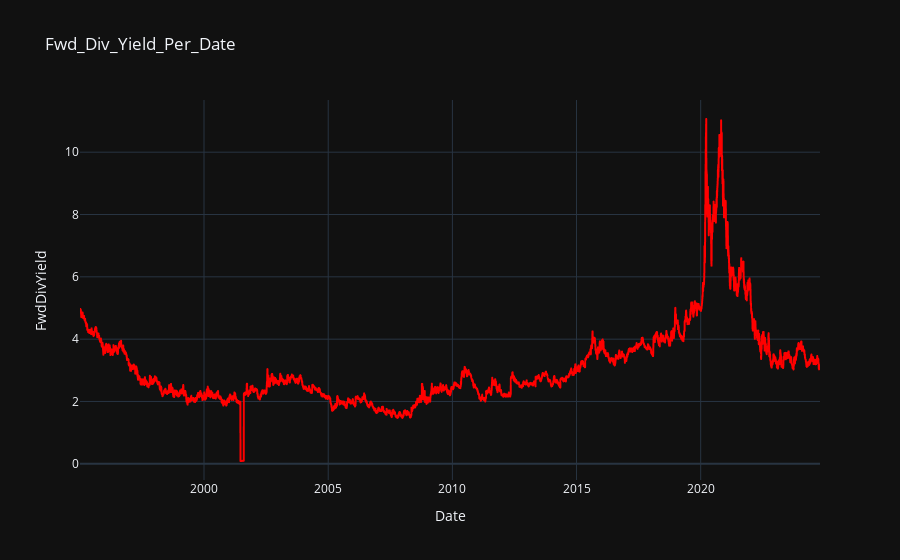

This figure's notebook cell:
### Markdown cell above
# Historical Fwd Dividend Yield Chart

### Code cell
fwd_div_df = pd.read_csv(Dividend_Data_Cy, index_col='Date')
fwd_div_df.index = pd.to_datetime(fwd_div_df.index)
fwd_div_df['FwdDivYield'] = fwd_div_df['FwdDivYield'] * 100
fwd_div_fig = px.line(fwd_div_df, x=fwd_div_df.index, y='FwdDivYield',title='Fwd_Div_Yield_Per_Date')
fwd_div_fig.update_traces(line_color='red')
fwd_div_fig.show()

### Figure 1 — Plotly figure (JSON) as saved in the notebook; plotly's stock layout.template omitted (floating-point values rounded to 4 significant figures; data arrays with more than 128 entries replaced by an {"elided": "..."} marker saying what was removed)
{"data": [{"hovertemplate": "Date=%{x}<br>FwdDivYield=%{y}<extra></extra>", "legendgroup": "", "line": {"color": "red", "dash": "solid"}, "marker": {"symbol": "circle"}, "mode": "lines", "name": "", "showlegend": false, "x": {"elided": "7502 str values"}, "xaxis": "x", "y": {"elided": "7502 float values"}, "yaxis": "y", "type": "scattergl"}], "layout": {"xaxis": {"anchor": "y", "domain": [0.0, 1.0], "title": {"text": "Date"}}, "yaxis": {"anchor": "x", "domain": [0.0, 1.0], "title": {"text": "FwdDivYield"}}, "legend": {"tracegroupgap": 0}, "title": {"text": "Fwd_Div_Yield_Per_Date"}}}
